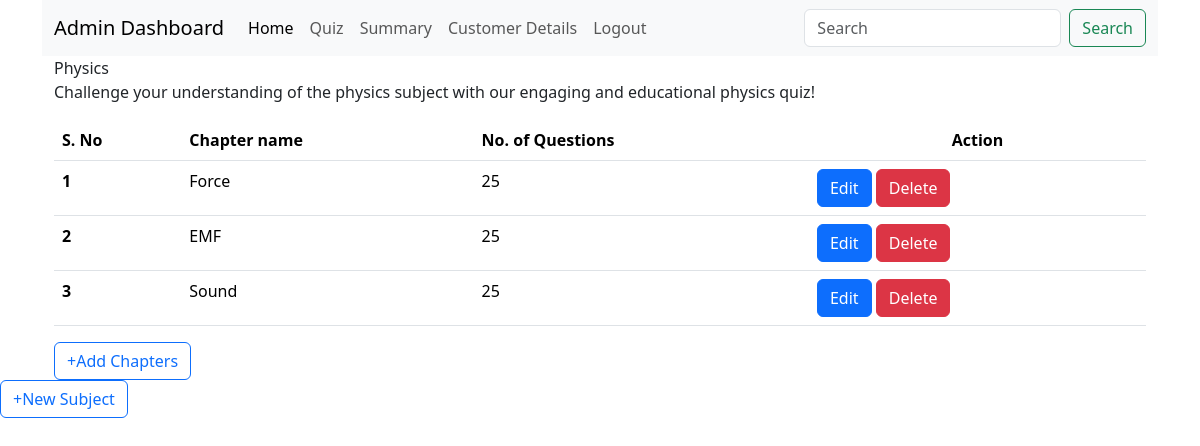
The app's page /admin_dashboard/Physics, older data.
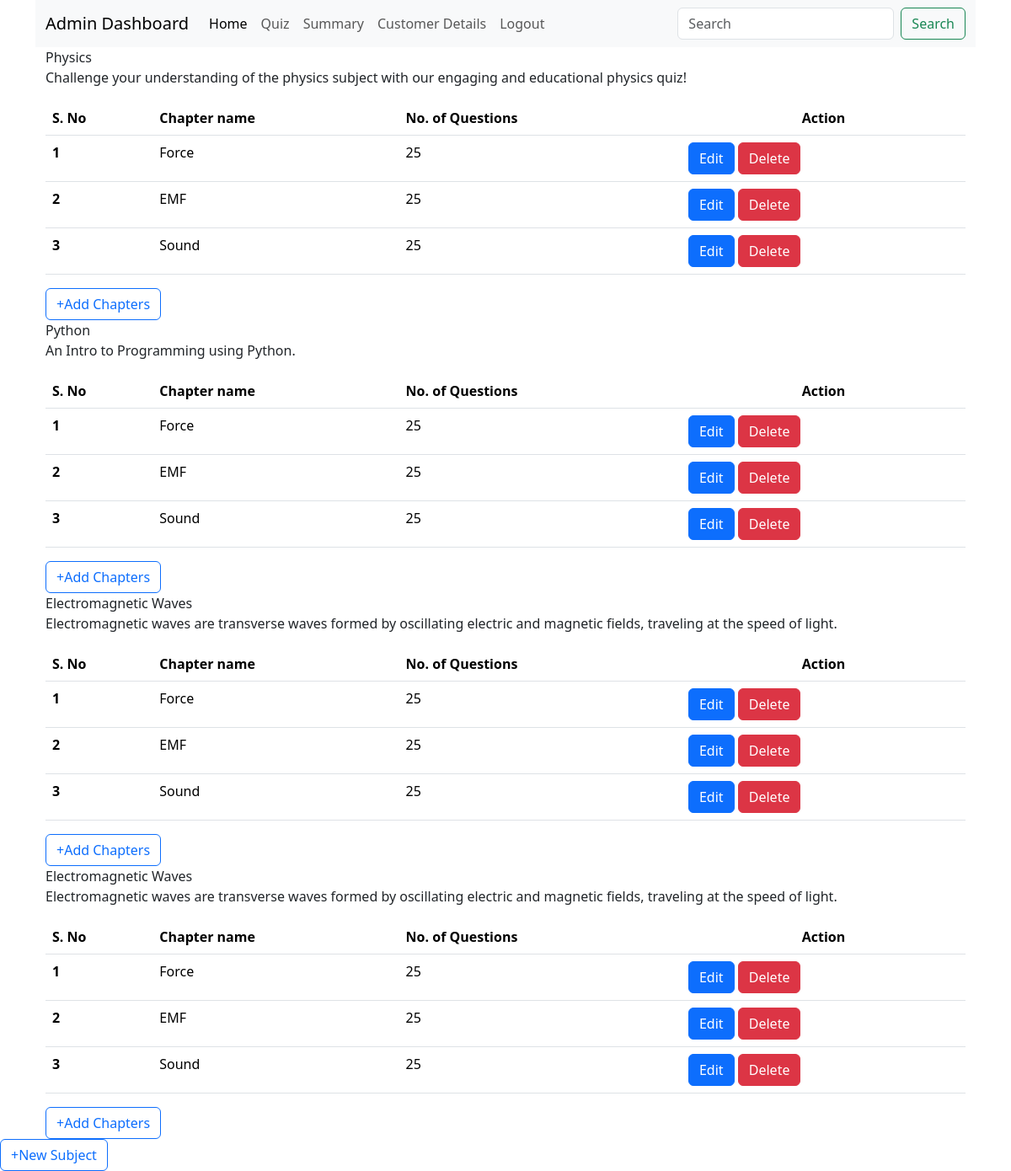
The same page, newer data.
### backend/models.py (models this page shows)
class Subject(db.Model):
  __tablename__="subject"
  sub_id=db.Column(db.Integer, primary_key=True, nullable=False)
  name=db.Column(db.String, nullable=False)
  description=db.Column(db.String)
  chapters=db.relationship("Chapter", cascade="all,delete", backref="subject", lazy=True)

### backend/controllers.py (the view)
@app.route('/admin_dashboard/<name>', methods=["GET","POST"])
def admin_dashboard(name):
  if request.method=="GET":
    subjects = db.session.query(Subject).all()
    return render_template("admin_dashboard.html", name=name, subjects=subjects)

### templates/admin_dashboard.html (shortened to what this page needs)
<!DOCTYPE html>
<html lang="en">
<head>
  <link href="https://cdn.jsdelivr.net/npm/bootstrap@5.3.3/dist/css/bootstrap.min.css" rel="stylesheet">
</head>
<body>
  <div class="container new-container">
    <nav class="navbar navbar-expand-lg bg-body-tertiary">
      <div class="container-fluid">
        <a class="navbar-brand" href="#">Admin Dashboard</a>
        <div class="collapse navbar-collapse" id="navbarSupportedContent">
          <ul class="navbar-nav me-auto mb-2 mb-lg-0">
            <li class="nav-item">
              <a class="nav-link active" aria-current="page" href="#">Home</a>
            </li>
            <li class="nav-item">
              <a class="nav-link" href="#">Quiz</a>
            </li>
            <li class="nav-item">
              <a class="nav-link" href="#">Summary</a>
            </li>
            <li class="nav-item">
              <a class="nav-link" href="#">Customer Details</a>
            </li>
            <li class="nav-item">
              <a class="nav-link" href="#">Logout</a>
            </li>
          </ul>
          <form class="d-flex" role="search">
            <input class="form-control me-2" type="search" placeholder="Search" aria-label="Search">
            <button class="btn btn-outline-success" type="submit">Search</button>
          </form>
        </div>
      </div>
    </nav>
    {% for subject in subjects %}
    <div class="container new-container">
      <div class="title">{{subject.name}}</div>
      <div class="description">{{subject.description}}</div>
      <table class="table table-striped">
        <table class="table">
          <thead>
            <tr>
              <th scope="col">S. No</th>
              <th scope="col">Chapter name</th>
              <th scope="col">No. of Questions</th>
              <th scope="col" class="text-center">Action</th>
            </tr>
          </thead>
          <tbody>
            <tr>
              <th scope="row">1</th>
              <td>Force</td>
              <td>25</td>
              <td><a href="" type="button" class="btn btn-primary">Edit</a>
              <a href="" type="button" class="btn btn-danger">Delete</a></td>
            </tr>
            <tr>
              <th scope="row">2</th>
              <td>EMF</td>
              <td>25</td>
              <td><a href="" type="button" class="btn btn-primary">Edit</a>
                <a href="" type="button" class="btn btn-danger">Delete</a></td>
            </tr>
            <tr>
              <th scope="row">3</th>
              <td>Sound</td>
              <td>25</td>
              <td><a href="" type="button" class="btn btn-primary">Edit</a>
                <a href="" type="button" class="btn btn-danger">Delete</a></td>
            </tr>
          </tbody>
        </table>
        <a href="" type="button" class="btn btn-outline-primary">+Add Chapters </a>
      </table>
    </div>
    {% endfor %}
  </div>
  <a href="" type="button" class="btn btn-outline-primary">+New Subject</a>
</body>
</html>

Row changes from the older to the newer data that the page shows:
added Subject: name "Python", description "An Intro to Programming using Python."
added Subject: name "Electromagnetic Waves", description "Electromagnetic waves are transverse waves formed by oscillating electric and magnetic fields, traveling at the speed of light."
added Subject: name "Electromagnetic Waves", description "Electromagnetic waves are transverse waves formed by oscillating electric and magnetic fields, traveling at the speed of light."
